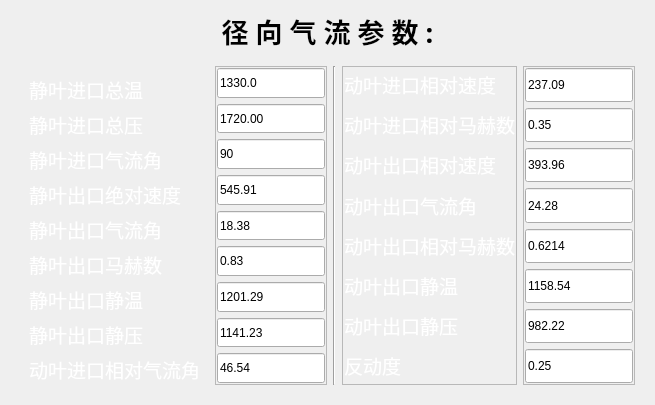
        <widget class="QWidget" name="widget1" native="true">
         <layout class="QVBoxLayout" name="verticalLayout_18">
          <item>
           <widget class="QLabel" name="label_5">
            <property name="maximumSize">
             <size>
              <width>16777215</width>
              <height>16777215</height>
             </size>
            </property>
            <property name="font">
             <font>
              <family>Arial Black</family>
              <pointsize>20</pointsize>
              <weight>75</weight>
              <bold>true</bold>
             </font>
            </property>
            <property name="layoutDirection">
             <enum>Qt::LeftToRight</enum>
            </property>
            <property name="text">
             <string>径 向 气 流 参 数 :</string>
            </property>
            <property name="alignment">
             <set>Qt::AlignCenter</set>
            </property>
           </widget>
          </item>
          <item>
           <widget class="QFrame" name="frame1">
            <layout class="QHBoxLayout" name="horizontalLayout_3">
             <item>
              <widget class="QFrame" name="frame2">
               <layout class="QVBoxLayout" name="verticalLayout_19">
                <property name="bottomMargin">
                 <number>1</number>
                </property>
                <item>
                 <widget class="QLabel" name="label_yiwei_84">
                  <property name="sizePolicy">
                   <sizepolicy hsizetype="Preferred" vsizetype="Expanding">
                    <horstretch>0</horstretch>
                    <verstretch>0</verstretch>
                   </sizepolicy>
                  </property>
                  <property name="font">
                   <font>
                    <family>Algerian</family>
                    <pointsize>14</pointsize>
                    <weight>50</weight>
                    <bold>false</bold>
                   </font>
                  </property>
                  <property name="layoutDirection">
                   <enum>Qt::LeftToRight</enum>
                  </property>
                  <property name="styleSheet">
                   <string notr="true">color: rgb(255, 255, 255);
</string>
                  </property>
                  <property name="text">
                   <string>&lt;html&gt;&lt;head/&gt;&lt;body&gt;&lt;p&gt;静叶进口总温&lt;/p&gt;&lt;/body&gt;&lt;/html&gt;</string>
                  </property>
                 </widget>
                </item>
                <item>
                 <widget class="QLabel" name="label_yiwei_116">
                  <property name="sizePolicy">
                   <sizepolicy hsizetype="Preferred" vsizetype="Expanding">
                    <horstretch>0</horstretch>
                    <verstretch>0</verstretch>
                   </sizepolicy>
                  </property>
                  <property name="font">
                   <font>
                    <family>Algerian</family>
                    <pointsize>14</pointsize>
                    <weight>50</weight>
                    <bold>false</bold>
                   </font>
                  </property>
                  <property name="layoutDirection">
                   <enum>Qt::LeftToRight</enum>
                  </property>
                  <property name="styleSheet">
                   <string notr="true">color: rgb(255, 255, 255);
</string>
                  </property>
                  <property name="text">
                   <string>&lt;html&gt;&lt;head/&gt;&lt;body&gt;&lt;p&gt;静叶进口总压&lt;/p&gt;&lt;/body&gt;&lt;/html&gt;</string>
                  </property>
                 </widget>
                </item>
                <item>
                 <widget class="QLabel" name="label_yiwei_117">
                  <property name="sizePolicy">
                   <sizepolicy hsizetype="Preferred" vsizetype="Expanding">
                    <horstretch>0</horstretch>
                    <verstretch>0</verstretch>
                   </sizepolicy>
                  </property>
                  <property name="font">
                   <font>
                    <family>Algerian</family>
                    <pointsize>14</pointsize>
                    <weight>50</weight>
                    <bold>false</bold>
                   </font>
                  </property>
                  <property name="layoutDirection">
                   <enum>Qt::LeftToRight</enum>
                  </property>
                  <property name="styleSheet">
                   <string notr="true">color: rgb(255, 255, 255);
</string>
                  </property>
                  <property name="text">
                   <string>&lt;html&gt;&lt;head/&gt;&lt;body&gt;&lt;p&gt;静叶进口气流角&lt;/p&gt;&lt;/body&gt;&lt;/html&gt;</string>
                  </property>
                 </widget>
                </item>
                <item>
                 <widget class="QLabel" name="label_yiwei_85">
                  <property name="sizePolicy">
                   <sizepolicy hsizetype="Preferred" vsizetype="Expanding">
                    <horstretch>0</horstretch>
                    <verstretch>0</verstretch>
                   </sizepolicy>
                  </property>
                  <property name="font">
                   <font>
                    <family>Algerian</family>
                    <pointsize>14</pointsize>
                    <weight>50</weight>
                    <bold>false</bold>
                   </font>
                  </property>
                  <property name="layoutDirection">
                   <enum>Qt::LeftToRight</enum>
                  </property>
                  <property name="styleSheet">
                   <string notr="true">color: rgb(255, 255, 255);
</string>
                  </property>
                  <property name="text">
                   <string>&lt;html&gt;&lt;head/&gt;&lt;body&gt;&lt;p&gt;静叶出口绝对速度&lt;/p&gt;&lt;/body&gt;&lt;/html&gt;</string>
                  </property>
                 </widget>
                </item>
                <item>
                 <widget class="QLabel" name="label_yiwei_86">
                  <property name="sizePolicy">
                   <sizepolicy hsizetype="Preferred" vsizetype="Expanding">
                    <horstretch>0</horstretch>
                    <verstretch>0</verstretch>
                   </sizepolicy>
                  </property>
                  <property name="font">
                   <font>
                    <family>Algerian</family>
                    <pointsize>14</pointsize>
                    <weight>50</weight>
                    <bold>false</bold>
                   </font>
                  </property>
                  <property name="layoutDirection">
                   <enum>Qt::LeftToRight</enum>
                  </property>
                  <property name="styleSheet">
                   <string notr="true">color: rgb(255, 255, 255);
</string>
                  </property>
                  <property name="text">
                   <string>&lt;html&gt;&lt;head/&gt;&lt;body&gt;&lt;p&gt;静叶出口气流角&lt;/p&gt;&lt;/body&gt;&lt;/html&gt;</string>
                  </property>
                 </widget>
                </item>
                <item>
                 <widget class="QLabel" name="label_yiwei_87">
                  <property name="sizePolicy">
                   <sizepolicy hsizetype="Preferred" vsizetype="Expanding">
                    <horstretch>0</horstretch>
                    <verstretch>0</verstretch>
                   </sizepolicy>
                  </property>
                  <property name="font">
                   <font>
                    <family>Algerian</family>
                    <pointsize>14</pointsize>
                    <weight>50</weight>
                    <bold>false</bold>
                   </font>
                  </property>
                  <property name="layoutDirection">
                   <enum>Qt::LeftToRight</enum>
                  </property>
                  <property name="styleSheet">
                   <string notr="true">color: rgb(255, 255, 255);
</string>
                  </property>
                  <property name="text">
                   <string>&lt;html&gt;&lt;head/&gt;&lt;body&gt;&lt;p&gt;静叶出口马赫数&lt;/p&gt;&lt;/body&gt;&lt;/html&gt;</string>
                  </property>
                 </widget>
                </item>
                <item>
                 <widget class="QLabel" name="label_yiwei_88">
                  <property name="sizePolicy">
                   <sizepolicy hsizetype="Preferred" vsizetype="Expanding">
                    <horstretch>0</horstretch>
                    <verstretch>0</verstretch>
                   </sizepolicy>
                  </property>
                  <property name="font">
                   <font>
                    <family>Algerian</family>
                    <pointsize>14</pointsize>
                    <weight>50</weight>
                    <bold>false</bold>
                   </font>
                  </property>
                  <property name="layoutDirection">
                   <enum>Qt::LeftToRight</enum>
                  </property>
                  <property name="styleSheet">
                   <string notr="true">color: rgb(255, 255, 255);
</string>
                  </property>
                  <property name="text">
                   <string>&lt;html&gt;&lt;head/&gt;&lt;body&gt;&lt;p&gt;静叶出口静温&lt;/p&gt;&lt;/body&gt;&lt;/html&gt;</string>
                  </property>
                 </widget>
                </item>
                <item>
                 <widget class="QLabel" name="label_yiwei_89">
                  <property name="sizePolicy">
                   <sizepolicy hsizetype="Preferred" vsizetype="Expanding">
                    <horstretch>0</horstretch>
                    <verstretch>0</verstretch>
                   </sizepolicy>
                  </property>
                  <property name="font">
                   <font>
                    <family>Algerian</family>
                    <pointsize>14</pointsize>
                    <weight>50</weight>
                    <bold>false</bold>
                   </font>
                  </property>
                  <property name="layoutDirection">
                   <enum>Qt::LeftToRight</enum>
                  </property>
                  <property name="styleSheet">
                   <string notr="true">color: rgb(255, 255, 255);
</string>
                  </property>
                  <property name="text">
                   <string>&lt;html&gt;&lt;head/&gt;&lt;body&gt;&lt;p&gt;静叶出口静压&lt;/p&gt;&lt;/body&gt;&lt;/html&gt;</string>
                  </property>
                 </widget>
                </item>
                <item>
                 <widget class="QLabel" name="label_yiwei_90">
                  <property name="sizePolicy">
                   <sizepolicy hsizetype="Preferred" vsizetype="Expanding">
                    <horstretch>0</horstretch>
                    <verstretch>0</verstretch>
                   </sizepolicy>
                  </property>
                  <property name="font">
                   <font>
                    <family>Algerian</family>
                    <pointsize>14</pointsize>
                    <weight>50</weight>
                    <bold>false</bold>
                   </font>
                  </property>
                  <property name="layoutDirection">
                   <enum>Qt::LeftToRight</enum>
                  </property>
                  <property name="styleSheet">
                   <string notr="true">color: rgb(255, 255, 255);
</string>
                  </property>
                  <property name="text">
                   <string>&lt;html&gt;&lt;head/&gt;&lt;body&gt;&lt;p&gt;动叶进口相对气流角&lt;/p&gt;&lt;/body&gt;&lt;/html&gt;</string>
                  </property>
                 </widget>
                </item>
               </layout>
              </widget>
             </item>
             <item>
              <widget class="QFrame" name="frame_4">
               <property name="frameShape">
                <enum>QFrame::StyledPanel</enum>
               </property>
               <property name="frameShadow">
                <enum>QFrame::Raised</enum>
               </property>
               <layout class="QVBoxLayout" name="verticalLayout_7">
                <property name="leftMargin">
                 <number>1</number>
                </property>
                <property name="topMargin">
                 <number>1</number>
                </property>
                <property name="rightMargin">
                 <number>1</number>
                </property>
                <property name="bottomMargin">
                 <number>1</number>
                </property>
                <item>
                 <widget class="QLineEdit" name="lineEdit_G_12">
                  <property name="sizePolicy">
                   <sizepolicy hsizetype="Expanding" vsizetype="Expanding">
                    <horstretch>0</horstretch>
                    <verstretch>0</verstretch>
                   </sizepolicy>
                  </property>
                  <property name="minimumSize">
                   <size>
                    <width>0</width>
                    <height>0</height>
                   </size>
                  </property>
                  <property name="maximumSize">
                   <size>
                    <width>16777215</width>
                    <height>16777215</height>
                   </size>
                  </property>
                  <property name="text">
                   <string>1330.0</string>
                  </property>
                 </widget>
                </item>
                <item>
                 <widget class="QLineEdit" name="lineEdit_Eff_19">
                  <property name="sizePolicy">
                   <sizepolicy hsizetype="Preferred" vsizetype="Expanding">
                    <horstretch>0</horstretch>
                    <verstretch>0</verstretch>
                   </sizepolicy>
                  </property>
                  <property name="text">
                   <string>1720.00</string>
                  </property>
                 </widget>
                </item>
                <item>
                 <widget class="QLineEdit" name="lineEdit_Eff_20">
                  <property name="sizePolicy">
                   <sizepolicy hsizetype="Preferred" vsizetype="Expanding">
                    <horstretch>0</horstretch>
                    <verstretch>0</verstretch>
                   </sizepolicy>
                  </property>
                  <property name="text">
                   <string>90</string>
                  </property>
                 </widget>
                </item>
                <item>
                 <widget class="QLineEdit" name="lineEdit_Eff_17">
                  <property name="sizePolicy">
                   <sizepolicy hsizetype="Preferred" vsizetype="Expanding">
                    <horstretch>0</horstretch>
                    <verstretch>0</verstretch>
                   </sizepolicy>
                  </property>
                  <property name="text">
                   <string>545.91</string>
                  </property>
                 </widget>
                </item>
                <item>
                 <widget class="QLineEdit" name="lineEdit_Maz_17">
                  <property name="sizePolicy">
                   <sizepolicy hsizetype="Expanding" vsizetype="Expanding">
                    <horstretch>0</horstretch>
                    <verstretch>0</verstretch>
                   </sizepolicy>
                  </property>
                  <property name="text">
                   <string>18.38</string>
                  </property>
                 </widget>
                </item>
                <item>
                 <widget class="QLineEdit" name="lineEdit_k_8">
                  <property name="sizePolicy">
                   <sizepolicy hsizetype="Expanding" vsizetype="Expanding">
                    <horstretch>0</horstretch>
                    <verstretch>0</verstretch>
                   </sizepolicy>
                  </property>
                  <property name="minimumSize">
                   <size>
                    <width>0</width>
                    <height>0</height>
                   </size>
                  </property>
                  <property name="text">
                   <string>0.83</string>
                  </property>
                 </widget>
                </item>
                <item>
                 <widget class="QLineEdit" name="lineEdit_R_8">
                  <property name="sizePolicy">
                   <sizepolicy hsizetype="Expanding" vsizetype="Expanding">
                    <horstretch>0</horstretch>
                    <verstretch>0</verstretch>
                   </sizepolicy>
                  </property>
                  <property name="text">
                   <string>1201.29</string>
                  </property>
                 </widget>
                </item>
                <item>
                 <widget class="QLineEdit" name="lineEdit_omaga_12">
                  <property name="sizePolicy">
                   <sizepolicy hsizetype="Expanding" vsizetype="Expanding">
                    <horstretch>0</horstretch>
                    <verstretch>0</verstretch>
                   </sizepolicy>
                  </property>
                  <property name="text">
                   <string>1141.23</string>
                  </property>
                 </widget>
                </item>
                <item>
                 <widget class="QLineEdit" name="lineEdit_xaz_12">
                  <property name="sizePolicy">
                   <sizepolicy hsizetype="Expanding" vsizetype="Expanding">
                    <horstretch>0</horstretch>
                    <verstretch>0</verstretch>
                   </sizepolicy>
                  </property>
                  <property name="text">
                   <string>46.54</string>
                  </property>
                 </widget>
                </item>
               </layout>
              </widget>
             </item>
             <item>
              <widget class="Line" name="line_9">
               <property name="orientation">
                <enum>Qt::Vertical</enum>
               </property>
              </widget>
             </item>
             <item>
              <widget class="QFrame" name="frame_3">
               <property name="frameShape">
                <enum>QFrame::StyledPanel</enum>
               </property>
               <property name="frameShadow">
                <enum>QFrame::Raised</enum>
               </property>
               <layout class="QVBoxLayout" name="verticalLayout_11">
                <property name="leftMargin">
                 <number>1</number>
                </property>
                <property name="topMargin">
                 <number>1</number>
                </property>
                <property name="rightMargin">
                 <number>1</number>
                </property>
                <property name="bottomMargin">
                 <number>1</number>
                </property>
                <item>
                 <widget class="QLabel" name="label_yiwei_92">
                  <property name="sizePolicy">
                   <sizepolicy hsizetype="Preferred" vsizetype="Expanding">
                    <horstretch>0</horstretch>
                    <verstretch>0</verstretch>
                   </sizepolicy>
                  </property>
                  <property name="font">
                   <font>
                    <family>Algerian</family>
                    <pointsize>14</pointsize>
                    <weight>50</weight>
                    <bold>false</bold>
                   </font>
                  </property>
                  <property name="layoutDirection">
                   <enum>Qt::LeftToRight</enum>
                  </property>
                  <property name="styleSheet">
                   <string notr="true">color: rgb(255, 255, 255);
</string>
                  </property>
                  <property name="text">
                   <string>&lt;html&gt;&lt;head/&gt;&lt;body&gt;&lt;p&gt;动叶进口相对速度&lt;/p&gt;&lt;/body&gt;&lt;/html&gt;</string>
                  </property>
                 </widget>
                </item>
                <item>
                 <widget class="QLabel" name="label_yiwei_93">
                  <property name="sizePolicy">
                   <sizepolicy hsizetype="Preferred" vsizetype="Expanding">
                    <horstretch>0</horstretch>
                    <verstretch>0</verstretch>
                   </sizepolicy>
                  </property>
                  <property name="font">
                   <font>
                    <family>Algerian</family>
                    <pointsize>14</pointsize>
                    <weight>50</weight>
                    <bold>false</bold>
                   </font>
                  </property>
                  <property name="layoutDirection">
                   <enum>Qt::LeftToRight</enum>
                  </property>
                  <property name="styleSheet">
                   <string notr="true">color: rgb(255, 255, 255);
</string>
                  </property>
                  <property name="text">
                   <string>&lt;html&gt;&lt;head/&gt;&lt;body&gt;&lt;p&gt;动叶进口相对马赫数&lt;/p&gt;&lt;/body&gt;&lt;/html&gt;</string>
                  </property>
                 </widget>
                </item>
                <item>
                 <widget class="QLabel" name="label_yiwei_94">
                  <property name="sizePolicy">
                   <sizepolicy hsizetype="Preferred" vsizetype="Expanding">
                    <horstretch>0</horstretch>
                    <verstretch>0</verstretch>
                   </sizepolicy>
                  </property>
                  <property name="font">
                   <font>
                    <family>Algerian</family>
                    <pointsize>14</pointsize>
                    <weight>50</weight>
                    <bold>false</bold>
                   </font>
                  </property>
                  <property name="layoutDirection">
                   <enum>Qt::LeftToRight</enum>
                  </property>
                  <property name="styleSheet">
                   <string notr="true">color: rgb(255, 255, 255);
</string>
                  </property>
                  <property name="text">
                   <string>&lt;html&gt;&lt;head/&gt;&lt;body&gt;&lt;p&gt;动叶出口相对速度&lt;/p&gt;&lt;/body&gt;&lt;/html&gt;</string>
                  </property>
                 </widget>
                </item>
                <item>
                 <widget class="QLabel" name="label_yiwei_95">
                  <property name="sizePolicy">
                   <sizepolicy hsizetype="Preferred" vsizetype="Expanding">
                    <horstretch>0</horstretch>
                    <verstretch>0</verstretch>
                   </sizepolicy>
                  </property>
                  <property name="font">
                   <font>
                    <family>Algerian</family>
                    <pointsize>14</pointsize>
                    <weight>50</weight>
                    <bold>false</bold>
                   </font>
                  </property>
                  <property name="layoutDirection">
                   <enum>Qt::LeftToRight</enum>
                  </property>
                  <property name="styleSheet">
                   <string notr="true">color: rgb(255, 255, 255);
</string>
                  </property>
                  <property name="text">
                   <string>&lt;html&gt;&lt;head/&gt;&lt;body&gt;&lt;p&gt;动叶出口气流角&lt;/p&gt;&lt;/body&gt;&lt;/html&gt;</string>
                  </property>
                 </widget>
                </item>
                <item>
                 <widget class="QLabel" name="label_yiwei_96">
                  <property name="sizePolicy">
                   <sizepolicy hsizetype="Preferred" vsizetype="Expanding">
                    <horstretch>0</horstretch>
                    <verstretch>0</verstretch>
                   </sizepolicy>
                  </property>
                  <property name="font">
                   <font>
                    <family>Algerian</family>
                    <pointsize>14</pointsize>
                    <weight>50</weight>
                    <bold>false</bold>
                   </font>
                  </property>
                  <property name="layoutDirection">
                   <enum>Qt::LeftToRight</enum>
                  </property>
                  <property name="styleSheet">
                   <string notr="true">color: rgb(255, 255, 255);
</string>
                  </property>
                  <property name="text">
                   <string>&lt;html&gt;&lt;head/&gt;&lt;body&gt;&lt;p&gt;动叶出口相对马赫数&lt;/p&gt;&lt;/body&gt;&lt;/html&gt;</string>
                  </property>
                 </widget>
                </item>
                <item>
                 <widget class="QLabel" name="label_yiwei_97">
                  <property name="sizePolicy">
                   <sizepolicy hsizetype="Preferred" vsizetype="Expanding">
                    <horstretch>0</horstretch>
                    <verstretch>0</verstretch>
                   </sizepolicy>
                  </property>
                  <property name="font">
                   <font>
                    <family>Algerian</family>
                    <pointsize>14</pointsize>
                    <weight>50</weight>
                    <bold>false</bold>
                   </font>
                  </property>
                  <property name="layoutDirection">
                   <enum>Qt::LeftToRight</enum>
                  </property>
                  <property name="styleSheet">
                   <string notr="true">color: rgb(255, 255, 255);
</string>
                  </property>
                  <property name="text">
                   <string>&lt;html&gt;&lt;head/&gt;&lt;body&gt;&lt;p&gt;动叶出口静温&lt;/p&gt;&lt;/body&gt;&lt;/html&gt;</string>
                  </property>
                 </widget>
                </item>
                <item>
                 <widget class="QLabel" name="label_yiwei_98">
                  <property name="sizePolicy">
                   <sizepolicy hsizetype="Preferred" vsizetype="Expanding">
                    <horstretch>0</horstretch>
                    <verstretch>0</verstretch>
                   </sizepolicy>
                  </property>
                  <property name="font">
                   <font>
                    <family>Algerian</family>
                    <pointsize>14</pointsize>
                    <weight>50</weight>
                    <bold>false</bold>
                   </font>
                  </property>
                  <property name="layoutDirection">
                   <enum>Qt::LeftToRight</enum>
                  </property>
                  <property name="styleSheet">
                   <string notr="true">color: rgb(255, 255, 255);
</string>
                  </property>
                  <property name="text">
                   <string>&lt;html&gt;&lt;head/&gt;&lt;body&gt;&lt;p&gt;动叶出口静压&lt;/p&gt;&lt;/body&gt;&lt;/html&gt;</string>
                  </property>
                 </widget>
                </item>
                <item>
                 <widget class="QLabel" name="label_yiwei_99">
                  <property name="sizePolicy">
                   <sizepolicy hsizetype="Preferred" vsizetype="Expanding">
                    <horstretch>0</horstretch>
                    <verstretch>0</verstretch>
                   </sizepolicy>
                  </property>
                  <property name="font">
                   <font>
                    <family>Algerian</family>
                    <pointsize>14</pointsize>
                    <weight>50</weight>
                    <bold>false</bold>
                   </font>
                  </property>
                  <property name="layoutDirection">
                   <enum>Qt::LeftToRight</enum>
                  </property>
                  <property name="styleSheet">
                   <string notr="true">color: rgb(255, 255, 255);
</string>
                  </property>
                  <property name="text">
                   <string>&lt;html&gt;&lt;head/&gt;&lt;body&gt;&lt;p&gt;&lt;span style=&quot; font-family:'Calibri','宋体';&quot;&gt;反动度&lt;/span&gt;&lt;/p&gt;&lt;/body&gt;&lt;/html&gt;</string>
                  </property>
                 </widget>
                </item>
               </layout>
              </widget>
             </item>
             <item>
              <widget class="QFrame" name="frame_5">
               <property name="frameShape">
                <enum>QFrame::StyledPanel</enum>
               </property>
               <property name="frameShadow">
                <enum>QFrame::Raised</enum>
               </property>
               <layout class="QVBoxLayout" name="verticalLayout_12">
                <property name="leftMargin">
                 <number>1</number>
                </property>
                <property name="topMargin">
                 <number>1</number>
                </property>
                <property name="rightMargin">
                 <number>1</number>
                </property>
                <property name="bottomMargin">
                 <number>1</number>
                </property>
                <item>
                 <widget class="QLineEdit" name="lineEdit_Eff_18">
                  <property name="sizePolicy">
                   <sizepolicy hsizetype="Expanding" vsizetype="Expanding">
                    <horstretch>0</horstretch>
                    <verstretch>0</verstretch>
                   </sizepolicy>
                  </property>
                  <property name="text">
                   <string>237.09</string>
                  </property>
                 </widget>
                </item>
                <item>
                 <widget class="QLineEdit" name="lineEdit_faiz_8">
                  <property name="sizePolicy">
                   <sizepolicy hsizetype="Expanding" vsizetype="Expanding">
                    <horstretch>0</horstretch>
                    <verstretch>0</verstretch>
                   </sizepolicy>
                  </property>
                  <property name="text">
                   <string>0.35</string>
                  </property>
                 </widget>
                </item>
                <item>
                 <widget class="QLineEdit" name="lineEdit_rouz_8">
                  <property name="sizePolicy">
                   <sizepolicy hsizetype="Expanding" vsizetype="Expanding">
                    <horstretch>0</horstretch>
                    <verstretch>0</verstretch>
                   </sizepolicy>
                  </property>
                  <property name="text">
                   <string>393.96</string>
                  </property>
                 </widget>
                </item>
                <item>
                 <widget class="QLineEdit" name="lineEdit_taoz_8">
                  <property name="sizePolicy">
                   <sizepolicy hsizetype="Expanding" vsizetype="Expanding">
                    <horstretch>0</horstretch>
                    <verstretch>0</verstretch>
                   </sizepolicy>
                  </property>
                  <property name="minimumSize">
                   <size>
                    <width>0</width>
                    <height>0</height>
                   </size>
                  </property>
                  <property name="text">
                   <string>24.28</string>
                  </property>
                 </widget>
                </item>
                <item>
                 <widget class="QLineEdit" name="lineEdit_fRz_z_8">
                  <property name="sizePolicy">
                   <sizepolicy hsizetype="Expanding" vsizetype="Expanding">
                    <horstretch>0</horstretch>
                    <verstretch>0</verstretch>
                   </sizepolicy>
                  </property>
                  <property name="text">
                   <string>0.6214</string>
                  </property>
                 </widget>
                </item>
                <item>
                 <widget class="QLineEdit" name="lineEdit_Maz_18">
                  <property name="sizePolicy">
                   <sizepolicy hsizetype="Expanding" vsizetype="Expanding">
                    <horstretch>0</horstretch>
                    <verstretch>0</verstretch>
                   </sizepolicy>
                  </property>
                  <property name="text">
                   <string>1158.54</string>
                  </property>
                 </widget>
                </item>
                <item>
                 <widget class="QLineEdit" name="lineEdit_pt0_8">
                  <property name="sizePolicy">
                   <sizepolicy hsizetype="Expanding" vsizetype="Expanding">
                    <horstretch>0</horstretch>
                    <verstretch>0</verstretch>
                   </sizepolicy>
                  </property>
                  <property name="text">
                   <string>982.22</string>
                  </property>
                 </widget>
                </item>
                <item>
                 <widget class="QLineEdit" name="lineEdit_alph2z_18">
                  <property name="sizePolicy">
                   <sizepolicy hsizetype="Expanding" vsizetype="Expanding">
                    <horstretch>0</horstretch>
                    <verstretch>0</verstretch>
                   </sizepolicy>
                  </property>
                  <property name="text">
                   <string>0.25</string>
                  </property>
                 </widget>
                </item>
               </layout>
              </widget>
             </item>
            </layout>
           </widget>
          </item>
         </layout>
        </widget>
